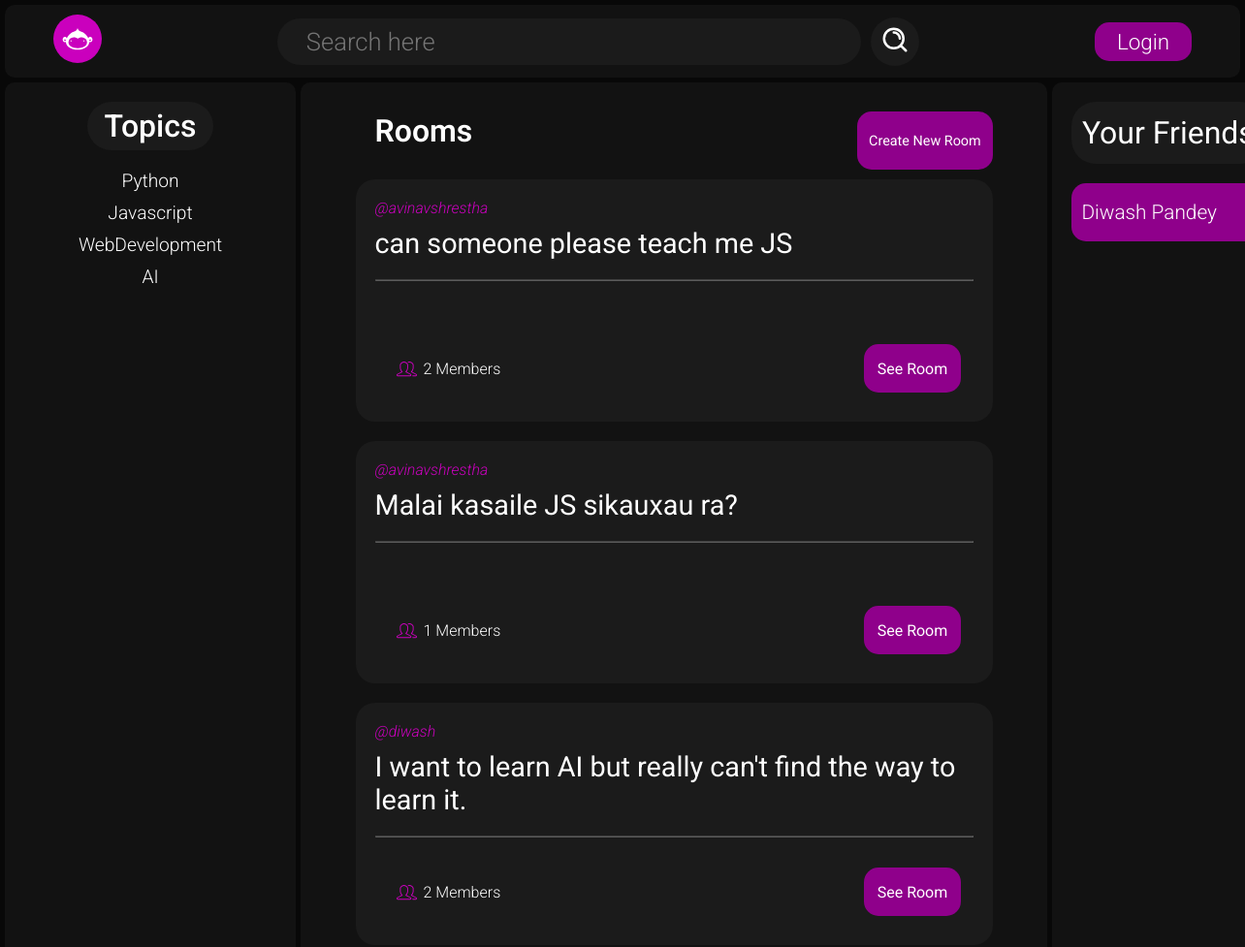
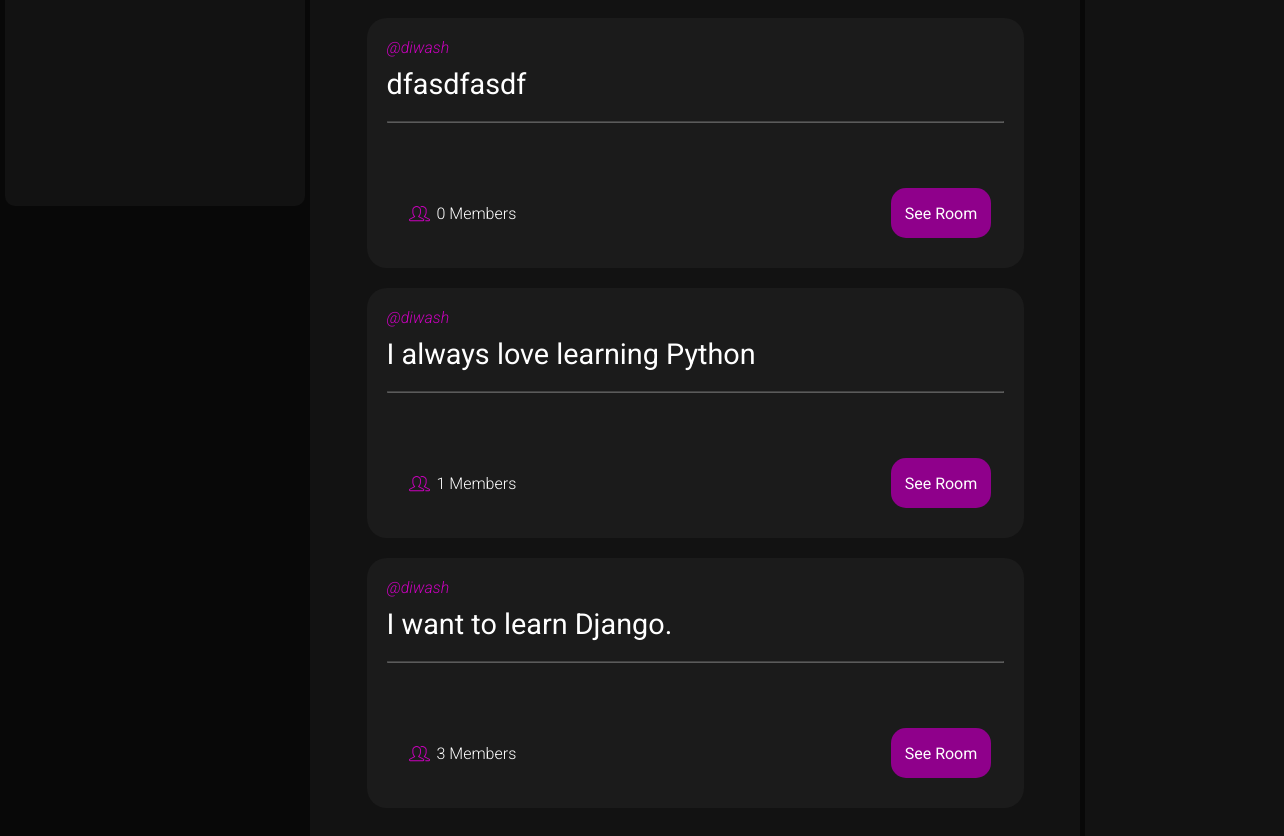
/, run on an earlier commit of the app's database (2 pictures, top to bottom).
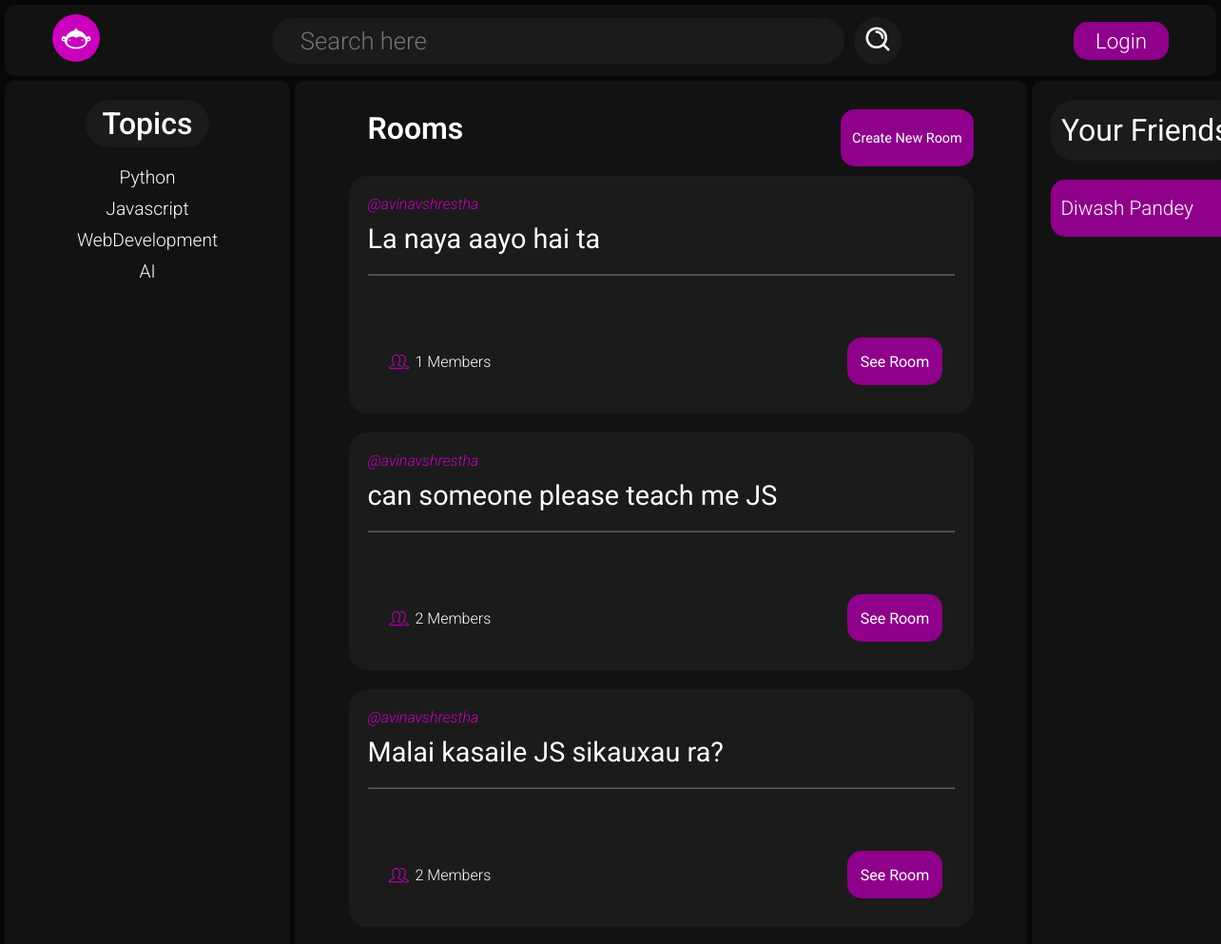
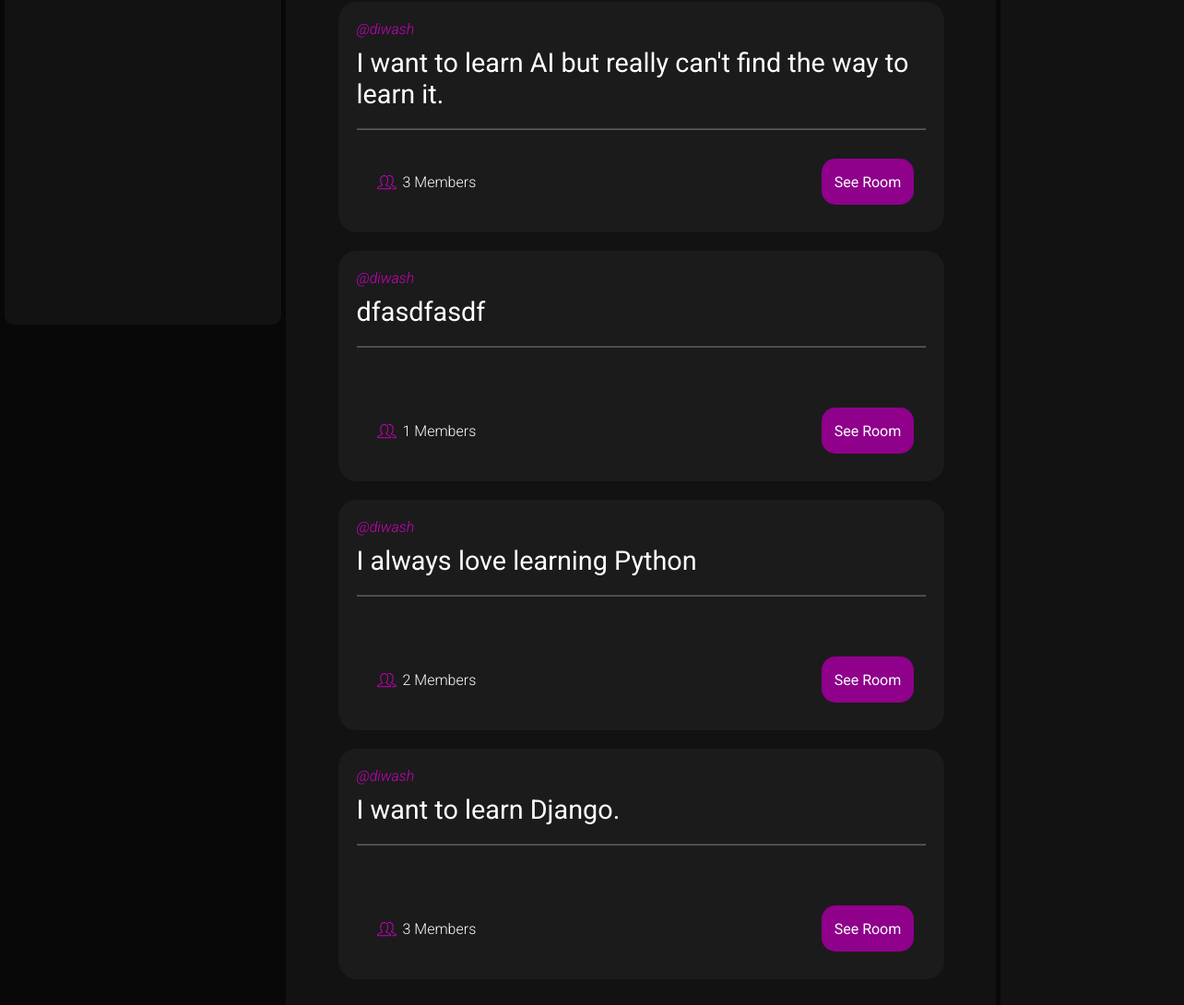
And on a later commit of the database (2 pictures, top to bottom).
### rooms/models.py (models this page shows, shortened)
class Topic(models.Model):
    topic = models.CharField(max_length = 40)

class Room(models.Model):
    topic = models.ForeignKey(Topic, on_delete = models.CASCADE)
    host = models.ForeignKey(User, on_delete = models.CASCADE, related_name="room_host")
    discription = models.TextField()
    members = models.ManyToManyField(User, related_name="room_members", null=True, blank = True)

### home/views.py (the view)
# urls.py: path('', views.gethomepage, name='homepage'),
def gethomepage(request):
    rooms = Room.objects.all().order_by("-id")
    topics = Topic.objects.all()
    return render(request, 'home/home.html', {"rooms":rooms, "topics":topics})

### home/templates/home/home.html (shortened to what this page needs)
{% extends 'base.html' %}
{% load static %}
{% block stylesheet %}
<link rel="stylesheet" href="{% static 'css/home.css' %}" />
{% endblock %}
{% block content %}
{% include "header_with_search.html" %}
<main>
  <div class="topics_box">
    <h2 class='center'>Topics</h2>
    <ul class="topics">
      {% for topic_name in topics %}
      <li>
        <a href="?={{ topic_name.topic }}">{{ topic_name.topic }}</a>
      </li>
      {% endfor %}
    </ul>
  </div>
  <div class="main_container">
    <div class="main_container_header">
      <h1>Rooms</h1>
      <a href="{% url 'createroompage' %}" class="create_room_button center">Create New Room</a>
    </div>
    {% for room in rooms %}
    <div class="room_card">
      <a href="#" class="room_host">@{{ room.host.username }}</a>
      <p class="room_discription">{{ room.discription }}</p>
      <hr />
      <div class="room_card_footer">
        <p class="room_member_count"><img src="{% static 'equipments/website_icons/homepage/members.svg' %}" alt="members icon" class="members_logo">{{ room.members.all.count }} Members</p>
        <a href="{% url 'roompage' room.id %}" class="see_room_button center"
          >See Room</a
        >
      </div>
    </div>
    {% endfor %}
  </div>
  <div class="friends_box">
    <h2 class="center">Your Friends</h2>
    <ul class="friends_list">
      <li class="friend">Diwash Pandey</li>
    </ul>
  </div>
</main>
{% endblock %}

What changed in the data, as far as the page shows it:
added Room: host.username "avinavshrestha", discription "La naya aayo hai ta", members.all.count "1"
computed for Room "Malai kasaile JS sikauxau ra?": members.all.count "1" → "2"
computed for Room "I want to learn AI but really can't find the way to learn it.": members.all.count "2" → "3"
computed for Room "dfasdfasdf": members.all.count "0" → "1"
computed for Room "I always love learning Python": members.all.count "1" → "2"
